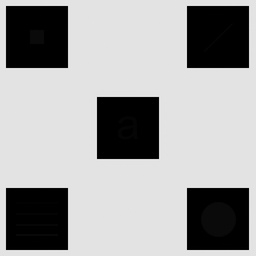
#> input picture hw3_2/hidden_object_2.jpg, 256 x 256 px, shrunk from 512 x 512 before the run
$ python ans.py
#> lines starting #> are read from the running program, lines starting #| are printed output that depends on the picture; after the words box and inside, x2 and y2 are one past the last pixel; in counts of white or black regions, pixels touching at a corner belong together
import cv2
import matplotlib.pyplot as plt
import numpy as np
import math
import csv

from skimage import data
from skimage.util import img_as_ubyte
from skimage import exposure
import skimage.morphology as morp
from skimage.filters import rank


# constant configuration
k1 = 0
k2 = 0.4
k3 = 0
k4 = 0.05
width = 3

# estimate of the probability that intensity r
def p(r_counts,total_pixel):
    return r_counts / total_pixel

# estimate the mean intensity of a neighbor of pixels
def mean(hist,total_pixel):
    r_values = np.arange(256)
    return np.sum(r_values * hist) / total_pixel

# estimate the variance of a neighbor of pixels
def var(mean,hist,total_pixel):
    r_values = np.arange(256)
    return np.sum((r_values - mean) ** 2 * hist) / total_pixel


# estimate the local mean intensity of a neighbor of pixels
# width is the side length of the neighbor, and it could only be odd numbers
def local_hist(image,x,y,width):
        if width % 2 == 0:
            print("The width should be odd numbers.")
        else:
            offset = int((width-1)/2)
            local_region = image[y-offset:y+offset+1, x-offset:x+offset+1]
            hist = cv2.calcHist([local_region],[0], None, [256], [0, 256])
            hist = hist.reshape((256,))
            return hist

def hist_value(hist):
    min,max = 0,0
    for i in range(0,255):
        if hist[i] != 0:
            if(i>max):
                max = i
            elif(i<min):
                min = i
            else:
                pass
    return [min,max]

# read the image
image = cv2.imread('hidden_object_2.jpg', cv2.IMREAD_GRAYSCALE)
#> image is the input picture: shape (256, 256); min 0, max 235, mean 160.7
new_image = image.copy()

# calculate the histogram without normalization (count)
global_hist = cv2.calcHist([image], [0], None, [256], [0, 256])
#> global_hist = 256 values, max 41653 at index 227, min 0 at index 17, mean 256
global_hist = global_hist.reshape((256,))

# calulate the global mean intensity
shape_x = np.shape(image)[1]
#> shape_x = 256
shape_y = np.shape(image)[0]
#> shape_y = 256
total_pixel = shape_x * shape_y
#> total_pixel = 65536
mean_global = mean(global_hist,total_pixel)
#> mean_global = 160.7

deviation_global = math.sqrt(var(mean_global,global_hist,total_pixel))
#> deviation_global = 102.5
# c = hist_value(global_hist)[1] / (mean_global*k2)
c = 25


for pixel_y in range(0,shape_y):
    processed_count = 0
    for pixel_x in range(0,shape_x):
        offset = int((width-1)/2)
        local_pixel = width ** 2
        if(pixel_y-offset < 0 or pixel_x-offset < 0):
            pass
        elif(pixel_y+offset > shape_y or pixel_x+offset > shape_x):
            pass
        else:
            hist = local_hist(image,pixel_x,pixel_y,width)
            mean_local = mean(hist,local_pixel)
            deviation_local = math.sqrt(var(mean_local,hist,local_pixel))
            # print("-----------------------")
            # print("deal with [%d][%d]" % (pixel_y,pixel_x))
            # print("mean local:",mean_local," deviation local:",deviation_local)
            if((k1*mean_global <= mean_local and mean_local <= k2*mean_global) and
               (k3*deviation_global <= deviation_local and deviation_local <= k4*deviation_global)):
                try:
                    # new_image[pixel_y][pixel_x] *= c
                    new_image[pixel_y-offset:pixel_y+offset+1, pixel_x-offset:pixel_x+offset+1] *= c
                    # new_image[pixel_y-1:pixel_y+1+1, pixel_x-1:pixel_x+1+1] *= c

                    processed_count += 1
                except:
                    print("Index out of bounds")
            else:
                pass
#> this loop made 256 passes
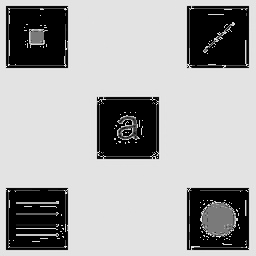
#> new_image: shape (256, 256); 5.78% of pixels changed, all inside (x1, y1, x2, y2) = (6, 6, 249, 250)


# show the original image and the processed image
plt.figure(figsize=(12, 6))
plt.subplot(1, 2, 1)
plt.title("Original Image")
plt.imshow(image, cmap='gray')
plt.subplot(1, 2, 2)
plt.title("New Image")
plt.imshow(new_image, cmap='gray')

# show the original histogram and the processed histogram
plt.figure(figsize=(12, 6))
plt.subplot(1, 2, 1)
plt.title("Original Histogram")
plt.xlabel("Pixel Value")
plt.ylabel("Pixel Count")
x = np.arange(256)
plt.bar(x, global_hist, width=1.0, color="b")
plt.xlim([0, 256])

processed_hist = cv2.calcHist([new_image], [0], None, [256], [0, 256])
processed_hist = processed_hist.reshape((256,))
plt.subplot(1, 2, 2)
plt.title("Processed Histogram")
plt.xlabel("Pixel Value")
plt.ylabel("Pixel Count")
x = np.arange(256)
plt.bar(x, processed_hist, width=1.0, color="b")
plt.xlim([0, 256])

plt.show()
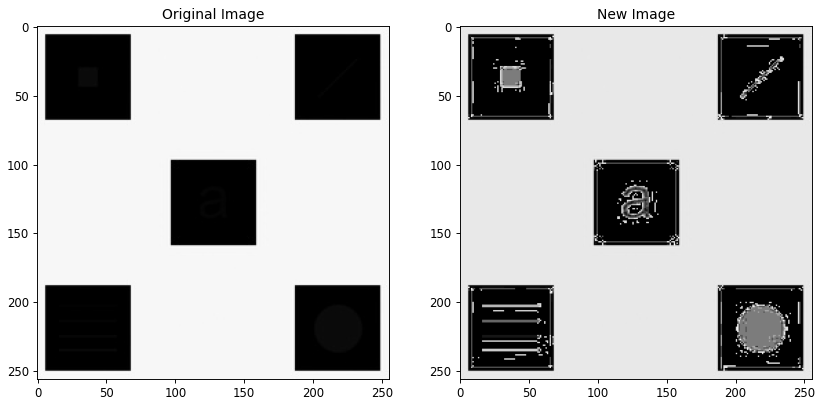
#> figure drawn by matplotlib, 2 panels
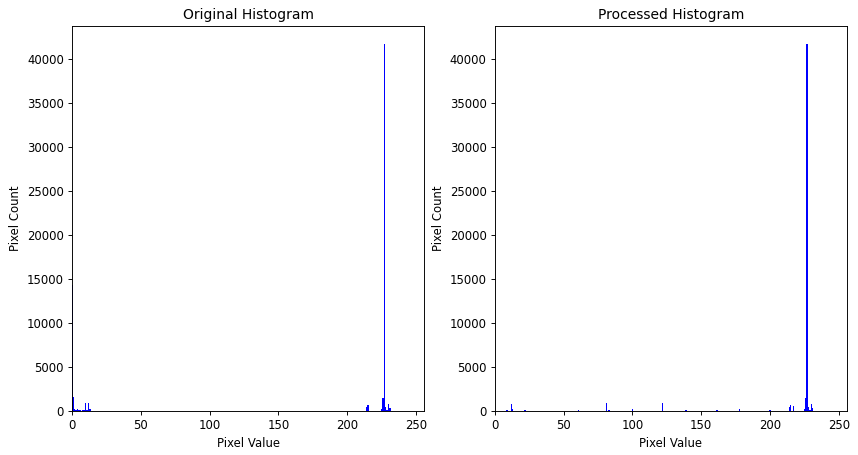
#> figure drawn by matplotlib, 2 panels; panel 1: tallest bar 41653 high, from x = 226.5 to 227.5; panel 2: tallest bar 41653 high, from x = 226.5 to 227.5
# save the processed image
cv2.imwrite('processed_image.jpg', new_image)
